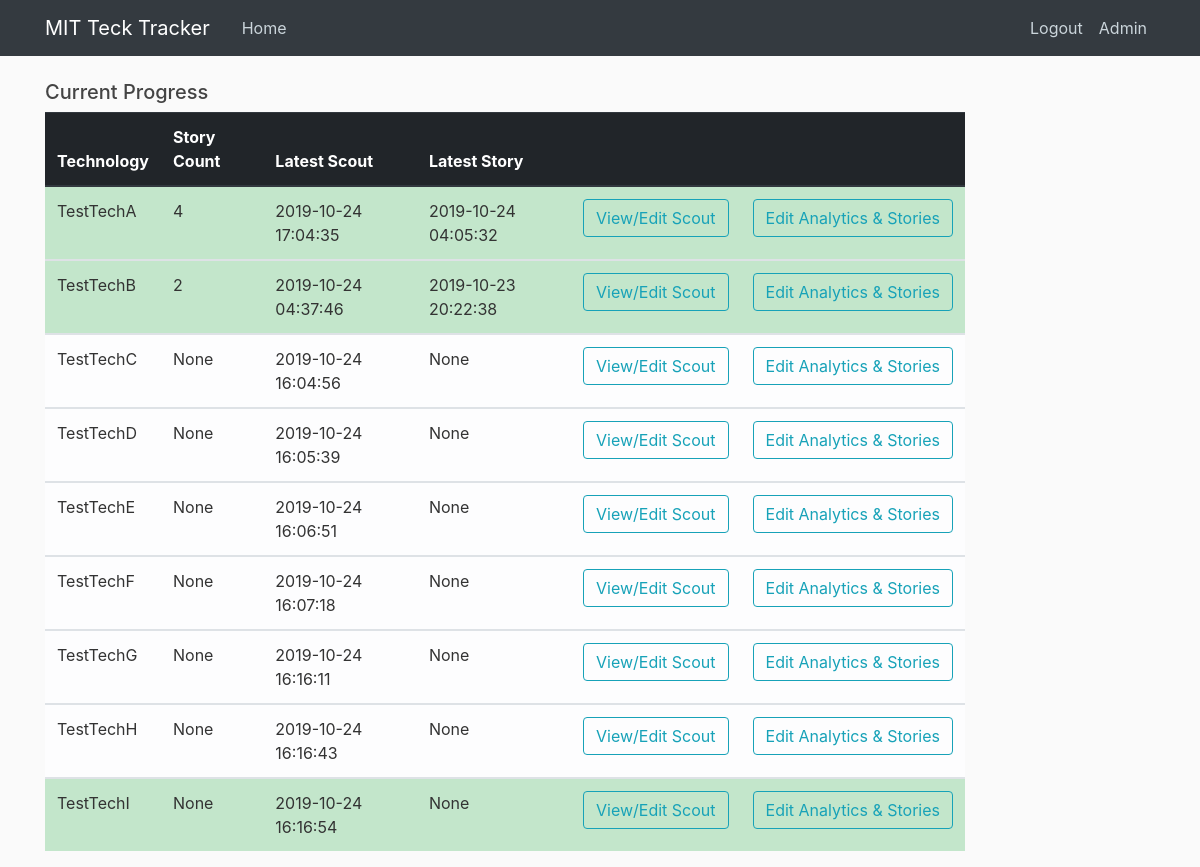
The app's page /task_board_e (signed in), older data.
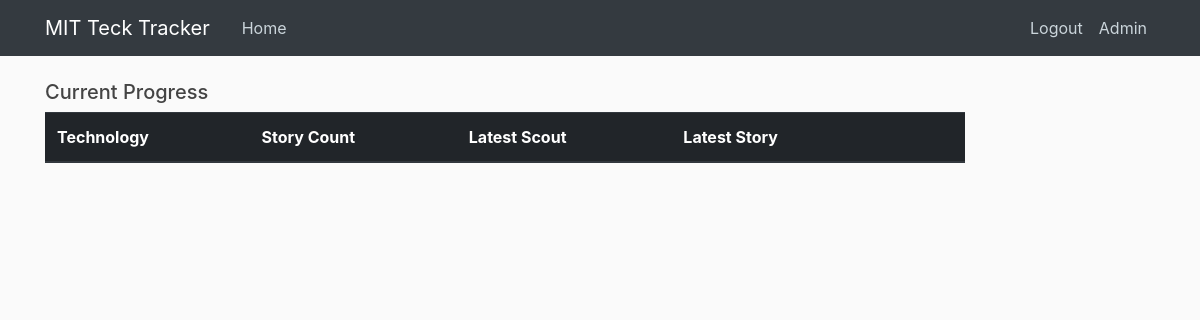
The same page, newer data.
### tables this page shows
CREATE TABLE tech_main_log (
  log_id integer PRIMARY KEY autoincrement, -- SERIAL PRIMARY KEY (Postgres)
  contributor integer NOT NULL,
  tech_name text NOT NULL,
  scout_time timestamp without time zone NOT NULL,
  description text NOT NULL,
  desc_source text,
  impact text NOT NULL,
  impa_source text,
  impa_sector text,
  asso_names text,
  emb_techs text,
  edited boolean,
  wiki_link text,
  category text,
  change_committed timestamp without time zone
);

### app.py (the view)
@app.route("/task_board_e", methods = ['GET', 'POST'])
def task_board_e():
    user = get_current_user()
    if not user:
        return redirect(url_for('login'))
    if user['can_edit'] == 0:
        flash('No access to TechAnalytics. Please contact administrators', 'danger')
        return redirect(url_for('home'))
    db = get_db()
    task_cur = db.execute('''
                            select
                                tml.log_id log_id,
                                tml.tech_name tech_name,
                                tml.scout_count scout_count,
                                tml.latest_scout,
                                tml.change_committed change_committed,
                                tsl.story_count story_count,
                                tsl.latest_commit latest_commit
                            from
                                (select distinct tech_name, max(log_id) log_id, count(*) scout_count, max(change_committed) change_committed,
                                max(datetime(scout_time,'unixepoch')) latest_scout
                                 from tech_main_log
                                 group by tech_name) tml left join
                                (select distinct tech_name, count(*) story_count, max(datetime(contribute_time,'unixepoch')) latest_commit
                                 from tech_story_log
                                 group by tech_name) tsl

                                on tml.tech_name = tsl.tech_name

                            order by lower(tml.tech_name) asc
                         ''')
    task_result = task_cur.fetchall()
    return render_template('task_board_e.html', title='Task Board', user= user, tasks = task_result)

### app.py (called while the page is built)
def get_current_user():
    user_result = None
    if 'user' in session:
        user_email = session['user']
        db = get_db()
        user_cur = db.execute('select user_id, email, password, can_scout, can_analyse, can_edit, admin from users where email = ?', [user_email])
        user_result = user_cur.fetchone()
    return user_result

### dbTest.py (called while the page is built)
def connect_db(RowMode=True):
    sql = sqlite3.connect(dbpath)
    if RowMode:
        sql.row_factory = sqlite3.Row
    else:
        sql.row_factory = lambda cursor, row: row[0]
    return sql

def get_db():
    if not hasattr(g, 'sqlite3_db'):
        g.sqlite_db = connect_db()
    return g.sqlite_db

### templates/task_board_e.html
{% extends "layout.html" %}
{% from "show_links.html" import show_links %}
{% block nav %}
{{ show_links(user) }}
{% endblock %}
{% block content %}
<h5>Current Progress</h5>
<div class="table-responsive-sm">
<table id="example" class="table " >
  <thead class="thead-dark">
      <tr>
          <th>Technology</th>
          <th>Story Count</th>
          <th>Latest Scout</th>
          <th>Latest Story</th>
          <th> </th>
          <th> </th>
      </tr>
  </thead>
  {% for task in tasks %}
  <tbody>
      <tr class="{% if task['change_committed'] %} table-success {% else %} table-light {% endif %}">
          <td>{{ task['tech_name'] }}</td>
          <td>{{ task['story_count'] }}</td>
          <td>{{ task['latest_scout'] }}</td>
          <td>{{ task['latest_commit'] }}</td>
          <td>
            <a href = "{{ url_for('view_scout', log_id=task['log_id'], mode = 'edit' ) }}" role="button"  class="btn btn-outline-info">View/Edit Scout</a>
          </td>
          <td>
            <a href = "{{ url_for('view_all_stories', tech=task['tech_name']) }}" role="button"  class="btn btn-outline-info">Edit Analytics & Stories</a>
          </td>
      </tr>
  </tbody>
  {% endfor %}
</table>
</div>
{% endblock %}

### templates/layout.html (shortened to what this page needs)
<!DOCTYPE html>
<html>
<head>
    <link rel="stylesheet" href="https://maxcdn.bootstrapcdn.com/bootstrap/4.0.0/css/bootstrap.min.css">
    <link rel="stylesheet" type="text/css" href="{{ url_for('static', filename='main.css') }}">
</head>
<body>
    <header class="site-header">
      <nav class="navbar navbar-expand-md navbar-dark bg-dark fixed-top">
        <div class="container">
          <a class="navbar-brand mr-4" href="/">MIT Teck Tracker</a>
          <div class="collapse navbar-collapse" id="navbarToggle">
            <div class="navbar-nav mr-auto">
              <a class="nav-item nav-link" href="{{ url_for('home') }}">Home</a>
            </div>
            <div class="navbar-nav">
              {% block nav %}{% endblock %}
            </div>
          </div>
        </div>
      </nav>
    </header>
    <main role="main" class="container">
      <div class="row">
        <div class="col-md-10">
          {% block content %}{% endblock %}
        </div>
      </div>
    </main>
</body>
</html>

### templates/show_links.html (shortened to what this page needs)
{% macro show_links(user) %}
<ul class="nav navbar-nav">
    {% if user %}
    <li><a class="nav-item nav-link" href="{{ url_for('logout') }}">Logout</a></li>
    {% endif %}
    {% if user['admin'] == 1 %}
    <li><a class="nav-item nav-link" href="{{ url_for('admin') }}">Admin</a></li>
    {% endif %}
</ul>
{% endmacro %}

### static/main.css (style rules this page uses)
body { background: #fafafa; color: #333333; margin-top: 5rem; }
h1, h2, h3, h4, h5, h6 { color: #444444; }
.site-header .navbar-nav .nav-link { color: #cbd5db; }

Row changes from the older to the newer data that the page shows:
removed tech_main_log: tech_name "TestTechA", story_count "4", latest_scout "2019-10-24 17:04:35", latest_commit "2019-10-24 04:05:32"
removed tech_main_log: tech_name "TestTechB", story_count "2", latest_scout "2019-10-24 04:37:46", latest_commit "2019-10-23 20:22:38"
removed tech_main_log: tech_name "TestTechC", story_count "None", latest_scout "2019-10-24 16:04:56", latest_commit "None"
removed tech_main_log: tech_name "TestTechD", story_count "None", latest_scout "2019-10-24 16:05:39", latest_commit "None"
removed tech_main_log: tech_name "TestTechE", story_count "None", latest_scout "2019-10-24 16:06:51", latest_commit "None"
removed tech_main_log: tech_name "TestTechF", story_count "None", latest_scout "2019-10-24 16:07:18", latest_commit "None"
removed tech_main_log: tech_name "TestTechG", story_count "None", latest_scout "2019-10-24 16:16:11", latest_commit "None"
removed tech_main_log: tech_name "TestTechH", story_count "None", latest_scout "2019-10-24 16:16:43", latest_commit "None"
removed tech_main_log: tech_name "TestTechI", story_count "None", latest_scout "2019-10-24 16:16:54", latest_commit "None"
